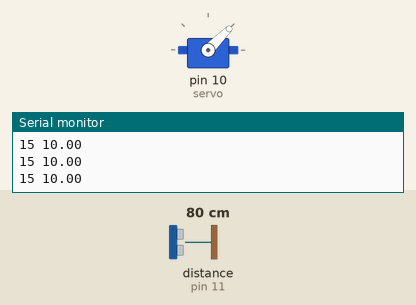
Bench run of a sketch on a simulated Arduino Uno, built with avr-gcc and run on an emulated ATmega328P. Shown: servo, the last lines printed to the serial monitor. The test bench sets the inputs (shaded band); at power-on: distance to the obstacle (sensor on pin 11) 80 cm.

Above: at 1.2 s.
1.3 s: distance to the obstacle (sensor on pin 11) set to 2 cm
At 3.0 s:
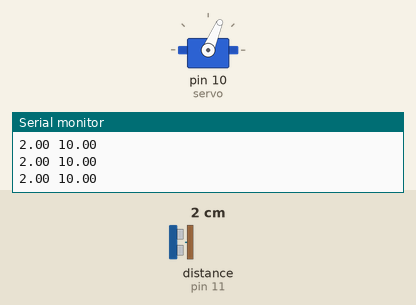
At 4.28 s:
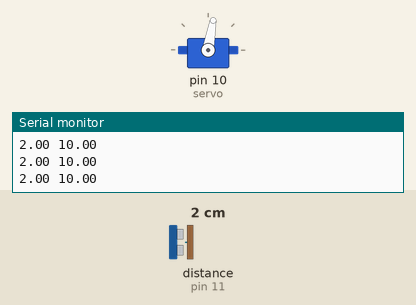
4.3 s: distance to the obstacle (sensor on pin 11) set to 9 cm
7.3 s: distance to the obstacle (sensor on pin 11) set to 2 cm
At 11.9 s:
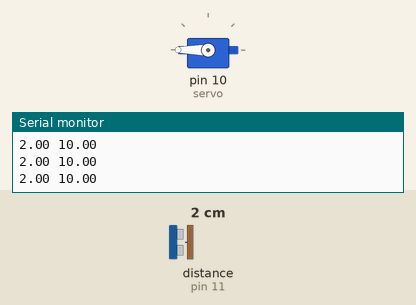
Timing chart, 0 to 13.4 s (numbered marks = the images above; inputs shaded):
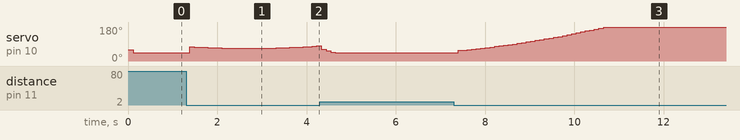

Measured:
- after the input at 1.3 s, servo on pin 10 (servo): 45° → 75° after 0.08 s, → 74° 0.10 s later, → 73° 0.10 s later, → 72° 0.10 s later, … (20 changes in this stretch)
- after the input at 7.3 s, servo on pin 10 (servo): moves from 45° to 180° over 3.3 s, starting after 0.10 s

The sketch:

Linear-Follower.ino
```cpp
#include <PID_v1.h>
#include <HCSR04.h>
#include <Servo.h>
UltraSonicDistanceSensor distanceSensor(12, 11);
Servo servo;
//Define Variables we'll be connecting to
double Setpoint, distance, Output, Input;
double Kp=2, Ki=0.2, Kd=0.2;
PID myPID(&Input, &Output, &Setpoint, Kp, Ki, Kd, DIRECT);
int angle = 90;
void setup()
{
  Serial.begin(9600);
  servo.attach(10);
  servo.write(angle);
  //initialize the variables we're linked to
  Input = distanceSensor.measureDistanceCm();
  Setpoint = 10.0;
  myPID.SetMode(AUTOMATIC);
  myPID.SetTunings(Kp,Ki,Kd);
  myPID.SetOutputLimits(-45,45);
}

void loop()
{
  Input = distanceSensor.measureDistanceCm();
  myPID.Compute();
  angle = angle + round(30.0*Output/45.0);
  if (angle > 180){
    angle = 180;
  }
  if(angle < 45){
    angle = 45;
  }
  servo.write(angle);
  if (Input > 15){
    Serial.print("15");
  }
  else{
    Serial.print(Input);
  }
  Serial.print(" ");
  Serial.println(Setpoint);

  delay(100);
}
```
